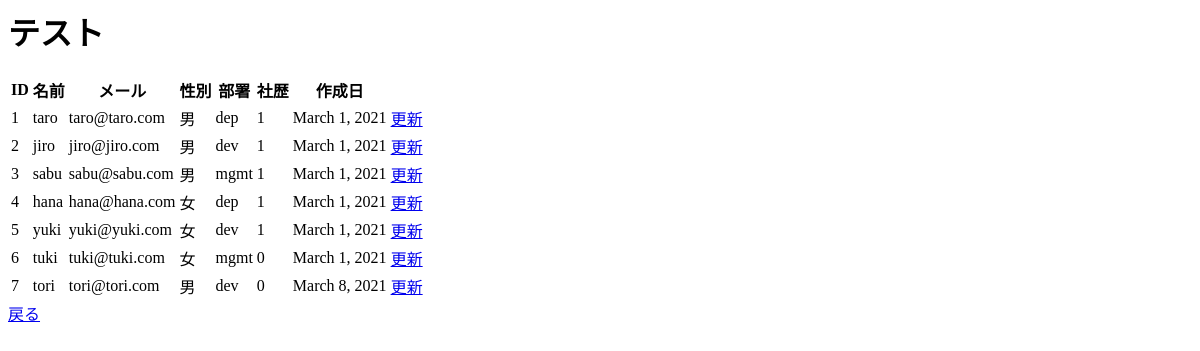
The app's page /search, older data.
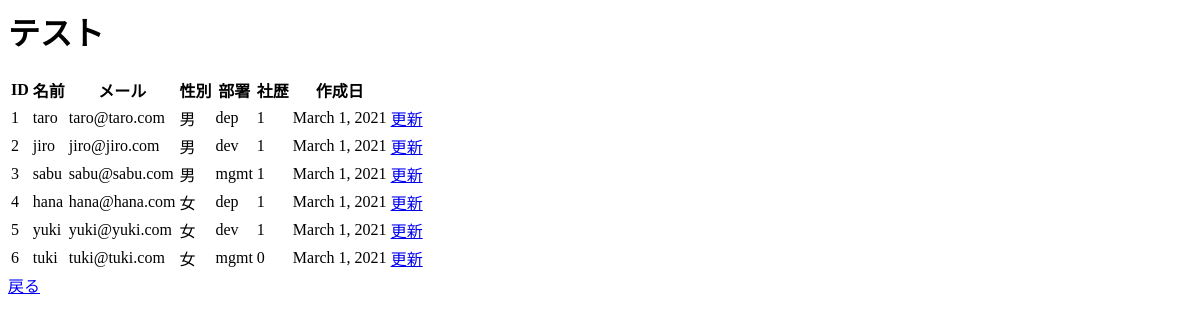
The same page, newer data.
### webtestapp/models.py (models this page shows, shortened)
class InfoModelForm(models.Model):
    name = models.CharField('名前',max_length=255)
    mail = models.EmailField('メール',max_length=255)
    gender = models.BooleanField('性別')
    department = models.CharField('部署',max_length=255)
    year = models.IntegerField('社歴',default=0)
    created_at = models.DateField('作成日',default=timezone.now)

### webtestapp/views.py (the view)
# urls.py: path('search', views.search, name='search'),
def search(request):
    infodata = InfoModelForm.objects.all()
    if not request.POST.get('a') : # for ID
      pass
    else :
      searcha = int(request.POST.get('a'))
      infodata = infodata.filter(id=searcha)
    if not request.POST.get('b') : # for NAME
      pass
    else :
      searchb = str(request.POST.get('b'))
      infodata = infodata.filter(name__contains=searchb)
    if not request.POST.get('c') : # for E-MAIL
      pass
    else :
      infodata = infodata.filter(mail__contains=request.POST.get('c'))
    if not request.POST.get('d') : # for GENDER
      pass
    else :
      if request.POST.get('d') == 'False' :
        searchd = False
      else :
        searchd = True
      infodata = infodata.filter(gender=searchd)
    if not request.POST.get('e') : # for DEPARTMENT
      pass
    else :
      infodata = infodata.filter(department__contains=request.POST.get('e'))
    if not request.POST.get('f') : # for YEAR
      pass
    else :
      searchf = int(request.POST.get('f'))
      infodata = infodata.filter(year=request.POST.get('f'))
    header = ['ID','名前','メール','性別','部署','社歴','作成日','']
    my_dict2 = {
        'title':'テスト',
        'val':infodata,
        'header':header,
    }
    return render(request, 'webtestapp/search.html',my_dict2)

### webtestapp/templates/webtestapp/search.html
  <body>
    <h1>{{ title }}</h1>
    <table>
      <tr>
      {% for h in header %}
        <th>{{ h }}</th>
      {% endfor %}
      </tr>
      {% for i in val %}
      <tr>
        <td>{{ i.id }}</td>
        <td>{{ i.name }}</td>
        <td>{{ i.mail }}</td>
        <td>{% if i.gender == 0 %}男{% endif %}
            {% if i.gender == 1 %}女{% endif %}</td>
        <td>{{ i.department }}</td>
        <td>{{ i.year }}</td>
        <td>{{ i.created_at }}</td>
        <td><a href="{% url 'webtestapp:update' i.id %}">更新</a></td>
      </tr>
      {% endfor %}
  </table>
  <a href="/info">戻る</a>
  </body>

Row changes from the older to the newer data that the page shows:
removed InfoModelForm: id "7", name "tori", mail "tori@tori.com", gender "男", department "dev", year "0", created_at "March 8, 2021"
